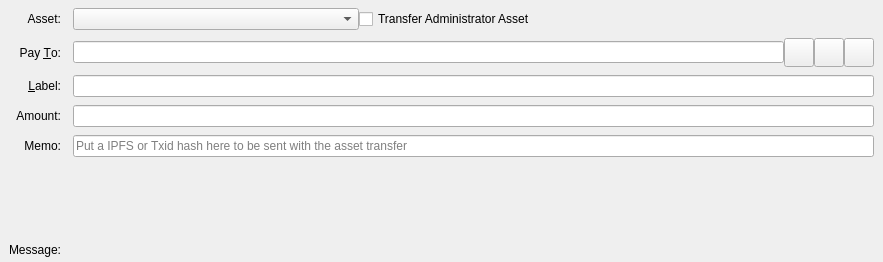
<?xml version="1.0" encoding="UTF-8"?>
<ui version="4.0">
 <class>SendAssetsEntry</class>
 <widget class="QStackedWidget" name="SendAssetsEntry">
  <property name="geometry">
   <rect>
    <x>0</x>
    <y>0</y>
    <width>883</width>
    <height>262</height>
   </rect>
  </property>
  <property name="focusPolicy">
   <enum>Qt::TabFocus</enum>
  </property>
  <property name="autoFillBackground">
   <bool>false</bool>
  </property>
  <property name="currentIndex">
   <number>0</number>
  </property>
  <widget class="QFrame" name="SendCoins">
   <property name="toolTip">
    <string>This is an asset payment</string>
   </property>
   <property name="frameShape">
    <enum>QFrame::NoFrame</enum>
   </property>
   <layout class="QGridLayout" name="gridLayout">
    <property name="topMargin">
     <number>8</number>
    </property>
    <property name="bottomMargin">
     <number>4</number>
    </property>
    <property name="horizontalSpacing">
     <number>12</number>
    </property>
    <property name="verticalSpacing">
     <number>8</number>
    </property>
    <item row="9" column="1">
     <widget class="QLabel" name="messageTextLabel">
      <property name="toolTip">
       <string>A message that was attached to the cmusicai: URI which will be stored with the transaction for your reference. Note: This message will not be sent over the cmusicai network.</string>
      </property>
      <property name="textFormat">
       <enum>Qt::PlainText</enum>
      </property>
     </widget>
    </item>
    <item row="7" column="1"> 
     <widget class="QLabel" name="assetAmountLabel">
      <property name="text">
       <string/>
      </property>
      <property name="alignment">
       <set>Qt::AlignRight|Qt::AlignTrailing|Qt::AlignVCenter</set>
      </property>
     </widget>
    </item>
    <item row="5" column="0">
     <widget class="QLabel" name="memoLabel">
      <property name="text">
       <string>Memo:</string>
      </property>
      <property name="alignment">
       <set>Qt::AlignRight|Qt::AlignTrailing|Qt::AlignVCenter</set>
      </property>
     </widget>
    </item>
    <item row="4" column="0">
     <widget class="QLabel" name="amountLabel">
      <property name="text">
       <string>Amount:</string>
      </property>
      <property name="alignment">
       <set>Qt::AlignRight|Qt::AlignTrailing|Qt::AlignVCenter</set>
      </property>
     </widget>
    </item>
    <item row="3" column="1">
     <widget class="QLineEdit" name="addAsLabel">
      <property name="toolTip">
       <string>Enter a label for this address to add it to the list of used addresses</string>
      </property>
     </widget>
    </item>
    <item row="3" column="0">
     <widget class="QLabel" name="labellLabel">
      <property name="text">
       <string>&amp;Label:</string>
      </property>
      <property name="alignment">
       <set>Qt::AlignRight|Qt::AlignTrailing|Qt::AlignVCenter</set>
      </property>
      <property name="buddy">
       <cstring>addAsLabel</cstring>
      </property>
     </widget>
    </item>
    <item row="8" column="1">
     <widget class="QLabel" name="ownershipWarningMessage">
      <property name="text">
       <string/>
      </property>
     </widget>
    </item>
    <item row="1" column="0">
     <widget class="QLabel" name="assetBoxLabel">
      <property name="text">
       <string>Asset:</string>
      </property>
      <property name="alignment">
       <set>Qt::AlignRight|Qt::AlignTrailing|Qt::AlignVCenter</set>
      </property>
     </widget>
    </item>
    <item row="4" column="1">
     <layout class="QHBoxLayout" name="horizontalLayoutAmount" stretch="0">
      <item>
       <widget class="AssetAmountField" name="payAssetAmount"/>
      </item>
     </layout>
    </item>
    <item row="2" column="1">
     <layout class="QHBoxLayout" name="payToLayout">
      <property name="spacing">
       <number>0</number>
      </property>
      <item>
       <widget class="QValidatedLineEdit" name="payTo">
        <property name="toolTip">
         <string>The cmusicai address to send the payment to</string>
        </property>
       </widget>
      </item>
      <item>
       <widget class="QToolButton" name="addressBookButton">
        <property name="toolTip">
         <string>Choose previously used address</string>
        </property>
        <property name="text">
         <string/>
        </property>
        <property name="icon">
         <iconset resource="../cmusicai.qrc">
          <normaloff>:/icons/address-book</normaloff>:/icons/address-book</iconset>
        </property>
        <property name="iconSize">
         <size>
          <width>22</width>
          <height>22</height>
         </size>
        </property>
        <property name="shortcut">
         <string>Alt+A</string>
        </property>
       </widget>
      </item>
      <item>
       <widget class="QToolButton" name="pasteButton">
        <property name="toolTip">
         <string>Paste address from clipboard</string>
        </property>
        <property name="text">
         <string/>
        </property>
        <property name="icon">
         <iconset resource="../cmusicai.qrc">
          <normaloff>:/icons/editpaste</normaloff>:/icons/editpaste</iconset>
        </property>
        <property name="iconSize">
         <size>
          <width>22</width>
          <height>22</height>
         </size>
        </property>
        <property name="shortcut">
         <string>Alt+P</string>
        </property>
       </widget>
      </item>
      <item>
       <widget class="QToolButton" name="deleteButton">
        <property name="toolTip">
         <string>Remove this entry</string>
        </property>
        <property name="text">
         <string/>
        </property>
        <property name="icon">
         <iconset resource="../cmusicai.qrc">
          <normaloff>:/icons/remove</normaloff>:/icons/remove</iconset>
        </property>
        <property name="iconSize">
         <size>
          <width>22</width>
          <height>22</height>
         </size>
        </property>
       </widget>
      </item>
     </layout>
    </item>
    <item row="10" column="0">
     <widget class="QLabel" name="messageLabel">
      <property name="text">
       <string>Message:</string>
      </property>
      <property name="alignment">
       <set>Qt::AlignRight|Qt::AlignTrailing|Qt::AlignVCenter</set>
      </property>
     </widget>
    </item>
    <item row="2" column="0">
     <widget class="QLabel" name="payToLabel">
      <property name="text">
       <string>Pay &amp;To:</string>
      </property>
      <property name="alignment">
       <set>Qt::AlignRight|Qt::AlignTrailing|Qt::AlignVCenter</set>
      </property>
      <property name="buddy">
       <cstring>payTo</cstring>
      </property>
     </widget>
    </item>
    <item row="1" column="1">
     <layout class="QHBoxLayout" name="horizontalLayout_3">
      <property name="spacing">
       <number>0</number>
      </property>
      <item>
       <widget class="QComboBox" name="assetSelectionBox">
        <property name="minimumContentsLength">
         <number>32</number>
        </property>
       </widget>
      </item>
      <item>
       <widget class="QCheckBox" name="administratorCheckbox">
        <property name="text">
         <string>Transfer Administrator Asset</string>
        </property>
       </widget>
      </item>
      <item>
       <spacer name="horizontalSpacer">
        <property name="orientation">
         <enum>Qt::Horizontal</enum>
        </property>
        <property name="sizeHint" stdset="0">
         <size>
          <width>40</width>
          <height>20</height>
         </size>
        </property>
       </spacer>
      </item>
     </layout>
    </item>
    <item row="5" column="1">
     <widget class="QLineEdit" name="memoBox">
      <property name="maxLength">
       <number>64</number>
      </property>
      <property name="placeholderText">
       <string>Put a IPFS or Txid hash here to be sent with the asset transfer</string>
      </property>
     </widget>
    </item>
   </layout>
  </widget>
  <widget class="QFrame" name="SendCoins_UnauthenticatedPaymentRequest">
   <property name="palette">
    <palette>
     <active>
      <colorrole role="WindowText">
       <brush brushstyle="SolidPattern">
        <color alpha="255">
         <red>0</red>
         <green>0</green>
         <blue>0</blue>
        </color>
       </brush>
      </colorrole>
      <colorrole role="Button">
       <brush brushstyle="SolidPattern">
        <color alpha="255">
         <red>255</red>
         <green>255</green>
         <blue>127</blue>
        </color>
       </brush>
      </colorrole>
      <colorrole role="Light">
       <brush brushstyle="SolidPattern">
        <color alpha="255">
         <red>255</red>
         <green>255</green>
         <blue>255</blue>
        </color>
       </brush>
      </colorrole>
      <colorrole role="Midlight">
       <brush brushstyle="SolidPattern">
        <color alpha="255">
         <red>255</red>
         <green>255</green>
         <blue>191</blue>
        </color>
       </brush>
      </colorrole>
      <colorrole role="Dark">
       <brush brushstyle="SolidPattern">
        <color alpha="255">
         <red>127</red>
         <green>127</green>
         <blue>63</blue>
        </color>
       </brush>
      </colorrole>
      <colorrole role="Mid">
       <brush brushstyle="SolidPattern">
        <color alpha="255">
         <red>170</red>
         <green>170</green>
         <blue>84</blue>
        </color>
       </brush>
      </colorrole>
      <colorrole role="Text">
       <brush brushstyle="SolidPattern">
        <color alpha="255">
         <red>0</red>
         <green>0</green>
         <blue>0</blue>
        </color>
       </brush>
      </colorrole>
      <colorrole role="BrightText">
       <brush brushstyle="SolidPattern">
        <color alpha="255">
         <red>255</red>
         <green>255</green>
         <blue>255</blue>
        </color>
       </brush>
      </colorrole>
      <colorrole role="ButtonText">
       <brush brushstyle="SolidPattern">
        <color alpha="255">
         <red>0</red>
         <green>0</green>
         <blue>0</blue>
        </color>
       </brush>
      </colorrole>
      <colorrole role="Base">
       <brush brushstyle="SolidPattern">
        <color alpha="255">
         <red>255</red>
         <green>255</green>
         <blue>255</blue>
        </color>
       </brush>
      </colorrole>
      <colorrole role="Window">
       <brush brushstyle="SolidPattern">
        <color alpha="255">
         <red>255</red>
         <green>255</green>
         <blue>127</blue>
        </color>
       </brush>
      </colorrole>
      <colorrole role="Shadow">
       <brush brushstyle="SolidPattern">
        <color alpha="255">
         <red>0</red>
         <green>0</green>
         <blue>0</blue>
        </color>
       </brush>
      </colorrole>
      <colorrole role="AlternateBase">
       <brush brushstyle="SolidPattern">
        <color alpha="255">
         <red>255</red>
         <green>255</green>
         <blue>191</blue>
        </color>
       </brush>
      </colorrole>
      <colorrole role="ToolTipBase">
       <brush brushstyle="SolidPattern">
        <color alpha="255">
         <red>255</red>
         <green>255</green>
         <blue>220</blue>
        </color>
       </brush>
      </colorrole>
      <colorrole role="ToolTipText">
       <brush brushstyle="SolidPattern">
        <color alpha="255">
         <red>0</red>
         <green>0</green>
         <blue>0</blue>
        </color>
       </brush>
      </colorrole>
     </active>
     <inactive>
      <colorrole role="WindowText">
       <brush brushstyle="SolidPattern">
        <color alpha="255">
         <red>0</red>
         <green>0</green>
         <blue>0</blue>
        </color>
       </brush>
      </colorrole>
      <colorrole role="Button">
       <brush brushstyle="SolidPattern">
        <color alpha="255">
         <red>255</red>
         <green>255</green>
         <blue>127</blue>
        </color>
       </brush>
      </colorrole>
      <colorrole role="Light">
       <brush brushstyle="SolidPattern">
        <color alpha="255">
         <red>255</red>
         <green>255</green>
         <blue>255</blue>
        </color>
       </brush>
      </colorrole>
      <colorrole role="Midlight">
       <brush brushstyle="SolidPattern">
        <color alpha="255">
         <red>255</red>
         <green>255</green>
         <blue>191</blue>
        </color>
       </brush>
      </colorrole>
      <colorrole role="Dark">
       <brush brushstyle="SolidPattern">
        <color alpha="255">
         <red>127</red>
         <green>127</green>
         <blue>63</blue>
        </color>
       </brush>
      </colorrole>
      <colorrole role="Mid">
       <brush brushstyle="SolidPattern">
        <color alpha="255">
         <red>170</red>
         <green>170</green>
         <blue>84</blue>
        </color>
       </brush>
      </colorrole>
      <colorrole role="Text">
       <brush brushstyle="SolidPattern">
        <color alpha="255">
         <red>0</red>
         <green>0</green>
         <blue>0</blue>
        </color>
       </brush>
      </colorrole>
      <colorrole role="BrightText">
       <brush brushstyle="SolidPattern">
        <color alpha="255">
         <red>255</red>
         <green>255</green>
         <blue>255</blue>
        </color>
       </brush>
      </colorrole>
      <colorrole role="ButtonText">
       <brush brushstyle="SolidPattern">
        <color alpha="255">
         <red>0</red>
         <green>0</green>
         <blue>0</blue>
        </color>
       </brush>
      </colorrole>
      <colorrole role="Base">
       <brush brushstyle="SolidPattern">
        <color alpha="255">
         <red>255</red>
         <green>255</green>
         <blue>255</blue>
        </color>
       </brush>
      </colorrole>
      <colorrole role="Window">
       <brush brushstyle="SolidPattern">
        <color alpha="255">
         <red>255</red>
         <green>255</green>
         <blue>127</blue>
        </color>
       </brush>
      </colorrole>
      <colorrole role="Shadow">
       <brush brushstyle="SolidPattern">
        <color alpha="255">
         <red>0</red>
         <green>0</green>
         <blue>0</blue>
        </color>
       </brush>
      </colorrole>
      <colorrole role="AlternateBase">
       <brush brushstyle="SolidPattern">
        <color alpha="255">
         <red>255</red>
         <green>255</green>
         <blue>191</blue>
        </color>
       </brush>
      </colorrole>
      <colorrole role="ToolTipBase">
       <brush brushstyle="SolidPattern">
        <color alpha="255">
         <red>255</red>
         <green>255</green>
         <blue>220</blue>
        </color>
       </brush>
      </colorrole>
      <colorrole role="ToolTipText">
       <brush brushstyle="SolidPattern">
        <color alpha="255">
         <red>0</red>
         <green>0</green>
         <blue>0</blue>
        </color>
       </brush>
      </colorrole>
     </inactive>
     <disabled>
      <colorrole role="WindowText">
       <brush brushstyle="SolidPattern">
        <color alpha="255">
         <red>127</red>
         <green>127</green>
         <blue>63</blue>
        </color>
       </brush>
      </colorrole>
      <colorrole role="Button">
       <brush brushstyle="SolidPattern">
        <color alpha="255">
         <red>255</red>
         <green>255</green>
         <blue>127</blue>
        </color>
       </brush>
      </colorrole>
      <colorrole role="Light">
       <brush brushstyle="SolidPattern">
        <color alpha="255">
         <red>255</red>
         <green>255</green>
         <blue>255</blue>
        </color>
       </brush>
      </colorrole>
      <colorrole role="Midlight">
       <brush brushstyle="SolidPattern">
        <color alpha="255">
         <red>255</red>
         <green>255</green>
         <blue>191</blue>
        </color>
       </brush>
      </colorrole>
      <colorrole role="Dark">
       <brush brushstyle="SolidPattern">
        <color alpha="255">
         <red>127</red>
         <green>127</green>
         <blue>63</blue>
        </color>
       </brush>
      </colorrole>
      <colorrole role="Mid">
       <brush brushstyle="SolidPattern">
        <color alpha="255">
         <red>170</red>
         <green>170</green>
         <blue>84</blue>
        </color>
       </brush>
      </colorrole>
      <colorrole role="Text">
       <brush brushstyle="SolidPattern">
        <color alpha="255">
         <red>127</red>
         <green>127</green>
         <blue>63</blue>
        </color>
       </brush>
      </colorrole>
      <colorrole role="BrightText">
       <brush brushstyle="SolidPattern">
        <color alpha="255">
         <red>255</red>
         <green>255</green>
         <blue>255</blue>
        </color>
       </brush>
      </colorrole>
      <colorrole role="ButtonText">
       <brush brushstyle="SolidPattern">
        <color alpha="255">
         <red>127</red>
         <green>127</green>
         <blue>63</blue>
        </color>
       </brush>
      </colorrole>
      <colorrole role="Base">
       <brush brushstyle="SolidPattern">
        <color alpha="255">
         <red>255</red>
         <green>255</green>
         <blue>127</blue>
        </color>
       </brush>
      </colorrole>
      <colorrole role="Window">
       <brush brushstyle="SolidPattern">
        <color alpha="255">
         <red>255</red>
         <green>255</green>
         <blue>127</blue>
        </color>
       </brush>
      </colorrole>
      <colorrole role="Shadow">
       <brush brushstyle="SolidPattern">
        <color alpha="255">
         <red>0</red>
         <green>0</green>
         <blue>0</blue>
        </color>
       </brush>
      </colorrole>
      <colorrole role="AlternateBase">
       <brush brushstyle="SolidPattern">
        <color alpha="255">
         <red>255</red>
         <green>255</green>
         <blue>127</blue>
        </color>
       </brush>
      </colorrole>
      <colorrole role="ToolTipBase">
       <brush brushstyle="SolidPattern">
        <color alpha="255">
         <red>255</red>
         <green>255</green>
         <blue>220</blue>
        </color>
       </brush>
      </colorrole>
      <colorrole role="ToolTipText">
       <brush brushstyle="SolidPattern">
        <color alpha="255">
         <red>0</red>
         <green>0</green>
         <blue>0</blue>
        </color>
       </brush>
      </colorrole>
     </disabled>
    </palette>
   </property>
   <property name="toolTip">
    <string>This is an unauthenticated payment request.</string>
   </property>
   <property name="autoFillBackground">
    <bool>true</bool>
   </property>
   <property name="frameShape">
    <enum>QFrame::NoFrame</enum>
   </property>
   <layout class="QGridLayout" name="gridLayout_is">
    <property name="spacing">
     <number>12</number>
    </property>
    <item row="0" column="0">
     <widget class="QLabel" name="payToLabel_is">
      <property name="text">
       <string>Pay To:</string>
      </property>
      <property name="alignment">
       <set>Qt::AlignRight|Qt::AlignTrailing|Qt::AlignVCenter</set>
      </property>
     </widget>
    </item>
    <item row="0" column="1">
     <layout class="QHBoxLayout" name="payToLayout_is">
      <property name="spacing">
       <number>0</number>
      </property>
      <item>
       <widget class="QLabel" name="payTo_is"/>
      </item>
      <item>
       <widget class="QToolButton" name="deleteButton_is">
        <property name="toolTip">
         <string>Remove this entry</string>
        </property>
        <property name="text">
         <string/>
        </property>
        <property name="icon">
         <iconset resource="../cmusicai.qrc">
          <normaloff>:/icons/remove</normaloff>:/icons/remove</iconset>
        </property>
       </widget>
      </item>
     </layout>
    </item>
    <item row="1" column="0">
     <widget class="QLabel" name="memoLabel_is">
      <property name="text">
       <string>Memo:</string>
      </property>
      <property name="alignment">
       <set>Qt::AlignRight|Qt::AlignTrailing|Qt::AlignVCenter</set>
      </property>
     </widget>
    </item>
    <item row="1" column="1">
     <widget class="QLabel" name="memoTextLabel_is">
      <property name="textFormat">
       <enum>Qt::PlainText</enum>
      </property>
     </widget>
    </item>
    <item row="2" column="0">
     <widget class="QLabel" name="amountLabel_is">
      <property name="text">
       <string>A&amp;mount:</string>
      </property>
      <property name="alignment">
       <set>Qt::AlignRight|Qt::AlignTrailing|Qt::AlignVCenter</set>
      </property>
      <property name="buddy">
       <cstring>payAmount_is</cstring>
      </property>
     </widget>
    </item>
    <item row="2" column="1">
     <widget class="QLineEdit" name="payAmount_is">
      <property name="acceptDrops">
       <bool>false</bool>
      </property>
     </widget>
    </item>
   </layout>
  </widget>
  <widget class="QFrame" name="SendCoins_AuthenticatedPaymentRequest">
   <property name="palette">
    <palette>
     <active>
      <colorrole role="WindowText">
       <brush brushstyle="SolidPattern">
        <color alpha="255">
         <red>0</red>
         <green>0</green>
         <blue>0</blue>
        </color>
       </brush>
      </colorrole>
      <colorrole role="Button">
       <brush brushstyle="SolidPattern">
        <color alpha="255">
         <red>140</red>
         <green>232</green>
         <blue>119</blue>
        </color>
       </brush>
      </colorrole>
      <colorrole role="Light">
       <brush brushstyle="SolidPattern">
        <color alpha="255">
         <red>230</red>
         <green>255</green>
         <blue>224</blue>
        </color>
       </brush>
      </colorrole>
      <colorrole role="Midlight">
       <brush brushstyle="SolidPattern">
        <color alpha="255">
         <red>185</red>
         <green>243</green>
         <blue>171</blue>
        </color>
       </brush>
      </colorrole>
      <colorrole role="Dark">
       <brush brushstyle="SolidPattern">
        <color alpha="255">
         <red>70</red>
         <green>116</green>
         <blue>59</blue>
        </color>
       </brush>
      </colorrole>
      <colorrole role="Mid">
       <brush brushstyle="SolidPattern">
        <color alpha="255">
         <red>93</red>
         <green>155</green>
         <blue>79</blue>
        </color>
       </brush>
      </colorrole>
      <colorrole role="Text">
       <brush brushstyle="SolidPattern">
        <color alpha="255">
         <red>0</red>
         <green>0</green>
         <blue>0</blue>
        </color>
       </brush>
      </colorrole>
      <colorrole role="BrightText">
       <brush brushstyle="SolidPattern">
        <color alpha="255">
         <red>155</red>
         <green>255</green>
         <blue>147</blue>
        </color>
       </brush>
      </colorrole>
      <colorrole role="ButtonText">
       <brush brushstyle="SolidPattern">
        <color alpha="255">
         <red>0</red>
         <green>0</green>
         <blue>0</blue>
        </color>
       </brush>
      </colorrole>
      <colorrole role="Base">
       <brush brushstyle="SolidPattern">
        <color alpha="255">
         <red>119</red>
         <green>255</green>
         <blue>233</blue>
        </color>
       </brush>
      </colorrole>
      <colorrole role="Window">
       <brush brushstyle="SolidPattern">
        <color alpha="255">
         <red>140</red>
         <green>232</green>
         <blue>119</blue>
        </color>
       </brush>
      </colorrole>
      <colorrole role="Shadow">
       <brush brushstyle="SolidPattern">
        <color alpha="255">
         <red>0</red>
         <green>0</green>
         <blue>0</blue>
        </color>
       </brush>
      </colorrole>
      <colorrole role="AlternateBase">
       <brush brushstyle="SolidPattern">
        <color alpha="255">
         <red>197</red>
         <green>243</green>
         <blue>187</blue>
        </color>
       </brush>
      </colorrole>
      <colorrole role="NoRole">
       <brush brushstyle="SolidPattern">
        <color alpha="255">
         <red>125</red>
         <green>194</green>
         <blue>122</blue>
        </color>
       </brush>
      </colorrole>
      <colorrole role="ToolTipBase">
       <brush brushstyle="SolidPattern">
        <color alpha="255">
         <red>255</red>
         <green>255</green>
         <blue>220</blue>
        </color>
       </brush>
      </colorrole>
      <colorrole role="ToolTipText">
       <brush brushstyle="SolidPattern">
        <color alpha="255">
         <red>0</red>
         <green>0</green>
         <blue>0</blue>
        </color>
       </brush>
      </colorrole>
     </active>
     <inactive>
      <colorrole role="WindowText">
       <brush brushstyle="SolidPattern">
        <color alpha="255">
         <red>0</red>
         <green>0</green>
         <blue>0</blue>
        </color>
       </brush>
      </colorrole>
      <colorrole role="Button">
       <brush brushstyle="SolidPattern">
        <color alpha="255">
         <red>140</red>
         <green>232</green>
         <blue>119</blue>
        </color>
       </brush>
      </colorrole>
      <colorrole role="Light">
       <brush brushstyle="SolidPattern">
        <color alpha="255">
         <red>230</red>
         <green>255</green>
         <blue>224</blue>
        </color>
       </brush>
      </colorrole>
      <colorrole role="Midlight">
       <brush brushstyle="SolidPattern">
        <color alpha="255">
         <red>185</red>
         <green>243</green>
         <blue>171</blue>
        </color>
       </brush>
      </colorrole>
      <colorrole role="Dark">
       <brush brushstyle="SolidPattern">
        <color alpha="255">
         <red>70</red>
         <green>116</green>
         <blue>59</blue>
        </color>
       </brush>
      </colorrole>
      <colorrole role="Mid">
       <brush brushstyle="SolidPattern">
        <color alpha="255">
         <red>93</red>
         <green>155</green>
         <blue>79</blue>
        </color>
       </brush>
      </colorrole>
      <colorrole role="Text">
       <brush brushstyle="SolidPattern">
        <color alpha="255">
         <red>0</red>
         <green>0</green>
         <blue>0</blue>
        </color>
       </brush>
      </colorrole>
      <colorrole role="BrightText">
       <brush brushstyle="SolidPattern">
        <color alpha="255">
         <red>155</red>
         <green>255</green>
         <blue>147</blue>
        </color>
       </brush>
      </colorrole>
      <colorrole role="ButtonText">
       <brush brushstyle="SolidPattern">
        <color alpha="255">
         <red>0</red>
         <green>0</green>
         <blue>0</blue>
        </color>
       </brush>
      </colorrole>
      <colorrole role="Base">
       <brush brushstyle="SolidPattern">
        <color alpha="255">
         <red>119</red>
         <green>255</green>
         <blue>233</blue>
        </color>
       </brush>
      </colorrole>
      <colorrole role="Window">
       <brush brushstyle="SolidPattern">
        <color alpha="255">
         <red>140</red>
         <green>232</green>
         <blue>119</blue>
        </color>
       </brush>
      </colorrole>
      <colorrole role="Shadow">
       <brush brushstyle="SolidPattern">
        <color alpha="255">
         <red>0</red>
         <green>0</green>
         <blue>0</blue>
        </color>
       </brush>
      </colorrole>
      <colorrole role="AlternateBase">
       <brush brushstyle="SolidPattern">
        <color alpha="255">
         <red>197</red>
         <green>243</green>
         <blue>187</blue>
        </color>
       </brush>
      </colorrole>
      <colorrole role="NoRole">
       <brush brushstyle="SolidPattern">
        <color alpha="255">
         <red>125</red>
         <green>194</green>
         <blue>122</blue>
        </color>
       </brush>
      </colorrole>
      <colorrole role="ToolTipBase">
       <brush brushstyle="SolidPattern">
        <color alpha="255">
         <red>255</red>
         <green>255</green>
         <blue>220</blue>
        </color>
       </brush>
      </colorrole>
      <colorrole role="ToolTipText">
       <brush brushstyle="SolidPattern">
        <color alpha="255">
         <red>0</red>
         <green>0</green>
         <blue>0</blue>
        </color>
       </brush>
      </colorrole>
     </inactive>
     <disabled>
      <colorrole role="WindowText">
       <brush brushstyle="SolidPattern">
        <color alpha="255">
         <red>70</red>
         <green>116</green>
         <blue>59</blue>
        </color>
       </brush>
      </colorrole>
      <colorrole role="Button">
       <brush brushstyle="SolidPattern">
        <color alpha="255">
         <red>140</red>
         <green>232</green>
         <blue>119</blue>
        </color>
       </brush>
      </colorrole>
      <colorrole role="Light">
       <brush brushstyle="SolidPattern">
        <color alpha="255">
         <red>230</red>
         <green>255</green>
         <blue>224</blue>
        </color>
       </brush>
      </colorrole>
      <colorrole role="Midlight">
       <brush brushstyle="SolidPattern">
        <color alpha="255">
         <red>185</red>
         <green>243</green>
         <blue>171</blue>
        </color>
       </brush>
      </colorrole>
      <colorrole role="Dark">
       <brush brushstyle="SolidPattern">
        <color alpha="255">
         <red>70</red>
         <green>116</green>
         <blue>59</blue>
        </color>
       </brush>
      </colorrole>
      <colorrole role="Mid">
       <brush brushstyle="SolidPattern">
        <color alpha="255">
         <red>93</red>
         <green>155</green>
         <blue>79</blue>
        </color>
       </brush>
      </colorrole>
      <colorrole role="Text">
       <brush brushstyle="SolidPattern">
        <color alpha="255">
         <red>70</red>
         <green>116</green>
         <blue>59</blue>
        </color>
       </brush>
      </colorrole>
      <colorrole role="BrightText">
       <brush brushstyle="SolidPattern">
        <color alpha="255">
         <red>155</red>
         <green>255</green>
         <blue>147</blue>
        </color>
       </brush>
      </colorrole>
      <colorrole role="ButtonText">
       <brush brushstyle="SolidPattern">
        <color alpha="255">
         <red>70</red>
         <green>116</green>
         <blue>59</blue>
        </color>
       </brush>
      </colorrole>
      <colorrole role="Base">
       <brush brushstyle="SolidPattern">
        <color alpha="255">
         <red>140</red>
         <green>232</green>
         <blue>119</blue>
        </color>
       </brush>
      </colorrole>
      <colorrole role="Window">
       <brush brushstyle="SolidPattern">
        <color alpha="255">
         <red>140</red>
         <green>232</green>
         <blue>119</blue>
        </color>
       </brush>
      </colorrole>
      <colorrole role="Shadow">
       <brush brushstyle="SolidPattern">
        <color alpha="255">
         <red>0</red>
         <green>0</green>
         <blue>0</blue>
        </color>
       </brush>
      </colorrole>
      <colorrole role="AlternateBase">
       <brush brushstyle="SolidPattern">
        <color alpha="255">
         <red>140</red>
         <green>232</green>
         <blue>119</blue>
        </color>
       </brush>
      </colorrole>
      <colorrole role="NoRole">
       <brush brushstyle="SolidPattern">
        <color alpha="255">
         <red>125</red>
         <green>194</green>
         <blue>122</blue>
        </color>
       </brush>
      </colorrole>
      <colorrole role="ToolTipBase">
       <brush brushstyle="SolidPattern">
        <color alpha="255">
         <red>255</red>
         <green>255</green>
         <blue>220</blue>
        </color>
       </brush>
      </colorrole>
      <colorrole role="ToolTipText">
       <brush brushstyle="SolidPattern">
        <color alpha="255">
         <red>0</red>
         <green>0</green>
         <blue>0</blue>
        </color>
       </brush>
      </colorrole>
     </disabled>
    </palette>
   </property>
   <property name="toolTip">
    <string>This is an authenticated payment request.</string>
   </property>
   <property name="autoFillBackground">
    <bool>true</bool>
   </property>
   <property name="frameShape">
    <enum>QFrame::NoFrame</enum>
   </property>
   <layout class="QGridLayout" name="gridLayout_s">
    <property name="spacing">
     <number>12</number>
    </property>
    <item row="0" column="0">
     <widget class="QLabel" name="payToLabel_s">
      <property name="text">
       <string>Pay To:</string>
      </property>
      <property name="alignment">
       <set>Qt::AlignRight|Qt::AlignTrailing|Qt::AlignVCenter</set>
      </property>
     </widget>
    </item>
    <item row="0" column="1">
     <layout class="QHBoxLayout" name="payToLayout_s">
      <property name="spacing">
       <number>0</number>
      </property>
      <item>
       <widget class="QLabel" name="payTo_s">
        <property name="textFormat">
         <enum>Qt::PlainText</enum>
        </property>
       </widget>
      </item>
      <item>
       <widget class="QToolButton" name="deleteButton_s">
        <property name="toolTip">
         <string>Remove this entry</string>
        </property>
        <property name="text">
         <string/>
        </property>
        <property name="icon">
         <iconset resource="../cmusicai.qrc">
          <normaloff>:/icons/remove</normaloff>:/icons/remove</iconset>
        </property>
       </widget>
      </item>
     </layout>
    </item>
    <item row="1" column="0">
     <widget class="QLabel" name="memoLabel_s">
      <property name="text">
       <string>Memo:</string>
      </property>
      <property name="alignment">
       <set>Qt::AlignRight|Qt::AlignTrailing|Qt::AlignVCenter</set>
      </property>
     </widget>
    </item>
    <item row="1" column="1">
     <widget class="QLabel" name="memoTextLabel_s">
      <property name="textFormat">
       <enum>Qt::PlainText</enum>
      </property>
     </widget>
    </item>
    <item row="2" column="0">
     <widget class="QLabel" name="amountLabel_s">
      <property name="text">
       <string>A&amp;mount:</string>
      </property>
      <property name="alignment">
       <set>Qt::AlignRight|Qt::AlignTrailing|Qt::AlignVCenter</set>
      </property>
      <property name="buddy">
       <cstring>payAmount_s</cstring>
      </property>
     </widget>
    </item>
    <item row="2" column="1">
     <widget class="CmusicAIAmountField" name="payAmount_s">
      <property name="acceptDrops">
       <bool>false</bool>
      </property>
     </widget>
    </item>
   </layout>
  </widget>
 </widget>
 <customwidgets>
  <customwidget>
   <class>QValidatedLineEdit</class>
   <extends>QLineEdit</extends>
   <header>qvalidatedlineedit.h</header>
  </customwidget>
  <customwidget>
   <class>CmusicAIAmountField</class>
   <extends>QLineEdit</extends>
   <header>cmusicaiamountfield.h</header>
   <container>1</container>
  </customwidget>
  <customwidget>
   <class>AssetAmountField</class>
   <extends>QLineEdit</extends>
   <header location="global">cmusicaiamountfield.h</header>
  </customwidget>
 </customwidgets>
 <tabstops>
  <tabstop>payTo</tabstop>
  <tabstop>addressBookButton</tabstop>
  <tabstop>pasteButton</tabstop>
  <tabstop>deleteButton</tabstop>
  <tabstop>addAsLabel</tabstop>
  <tabstop>payAmount_is</tabstop>
  <tabstop>deleteButton_is</tabstop>
  <tabstop>payAmount_s</tabstop>
  <tabstop>deleteButton_s</tabstop>
 </tabstops>
 <resources>
  <include location="../cmusicai.qrc"/>
 </resources>
 <connections/>
</ui>
